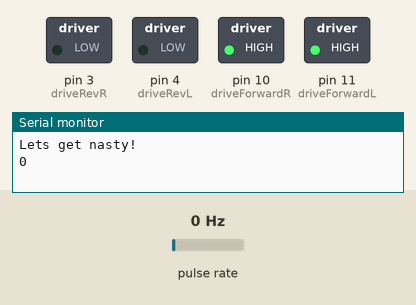
Recording of a sketch running on a simulated Arduino Uno, built with avr-gcc and run on an emulated ATmega328P. Parts: switched loads named in the sketch (green lamp = pin HIGH), the last lines printed to the serial monitor. Wiring (inferred from the names in the program): pulse sensor: data pin 2. The inputs (shaded band) are chosen by the test bench; at power-on: pulse rate 0 Hz.

Above: at 0.1 s.
At 5.1 s:
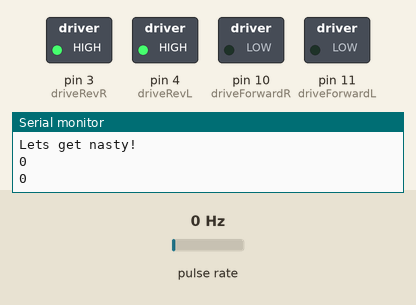
At 15.1 s:
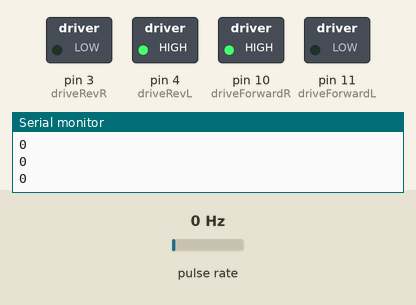
At 25.1 s:
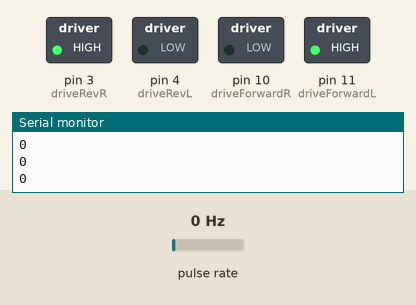
At 35.1 s:
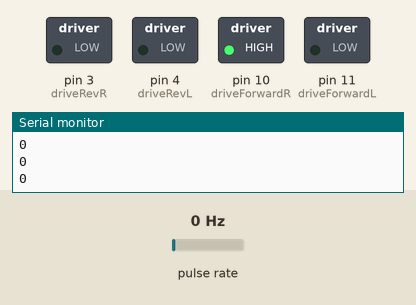
Timing chart, 0 to 36.6 s (numbered marks = the images above):
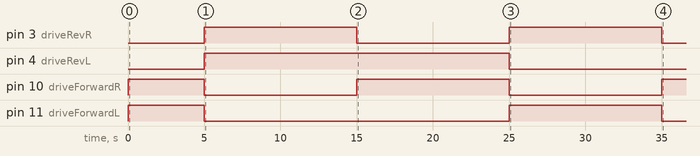

The sketch:

dcencmotor.ino
```cpp
const int encoderIN = 2;
const int driveForwardR = 10;
const int driveForwardL = 11;
const int driveRevR = 3;
const int driveRevL = 4;


volatile long encVal = 0;
void setup()
{
  Serial.begin(9600);

  pinMode(driveForwardR, OUTPUT);
  pinMode(driveRevR, OUTPUT);
  pinMode(driveForwardL, OUTPUT);
  pinMode(driveRevL, OUTPUT);
  pinMode(encoderIN, INPUT_PULLUP);


  attachInterrupt(digitalPinToInterrupt(encoderIN), updateEncoder, RISING);
  Serial.println("Lets get nasty!");
  encVal = 0;
}

void loop() {

Serial.println(encVal);
  forWard();
  reVerse();
  spiNLft();
  spiNRt();
  turnLft();
  turnRt();
  stOp();


}
void updateEncoder()
{
    encVal++;
}

void forWard()
{
  digitalWrite(driveRevR, LOW);
  digitalWrite(driveRevL, LOW);
  digitalWrite(driveForwardR, HIGH);
  digitalWrite(driveForwardL, HIGH);

  delay(5000);
  Serial.println(encVal);
}

void reVerse()
{
  digitalWrite(driveForwardR, LOW);
  digitalWrite(driveForwardL, LOW);
  digitalWrite(driveRevR, HIGH);
  digitalWrite(driveRevL, HIGH);
  delay(10000);
  Serial.println(encVal);
}
void stOp()
{
  digitalWrite(driveForwardR, LOW);
  digitalWrite(driveRevR, LOW);
  digitalWrite(driveForwardL, LOW);
  digitalWrite(driveRevL, LOW);
  delay(5000);
  Serial.println(encVal);
}

void spiNLft()
{

  digitalWrite(driveRevR, LOW);
  digitalWrite(driveForwardL, LOW);

  digitalWrite(driveForwardR, HIGH);
  digitalWrite(driveRevL, HIGH);

  delay(10000);
  Serial.println(encVal);
}
void spiNRt()
{
  digitalWrite(driveForwardR, LOW);
  digitalWrite(driveRevL, LOW);
  digitalWrite(driveRevR, HIGH);
  digitalWrite(driveForwardL, HIGH);
  delay(10000);
  Serial.println(encVal);
}
void turnLft()
{
  digitalWrite(driveRevL, LOW);
  digitalWrite(driveRevR, LOW);
  digitalWrite(driveForwardL, LOW);
  digitalWrite(driveForwardR, HIGH);
  delay(10000);
  Serial.println(encVal);
}
 void turnRt()
{
  digitalWrite(driveForwardR, LOW);
  digitalWrite(driveRevL, LOW);
  digitalWrite(driveRevR, LOW);
  digitalWrite(driveForwardL, HIGH);
  delay(10000);
  Serial.println(encVal);
}
```

Measured:
- by itself, pin 3 (driveRevR): alternates HIGH for 10.0 s and LOW for 10.0 s
- by itself, pin 4 (driveRevL): LOW → HIGH at 5.0 s, → LOW 20.0 s later
- by itself, pin 10 (driveForwardR): goes HIGH 5.0 s, LOW 10.0 s, HIGH 10.0 s, LOW 10.0 s, then HIGH
- by itself, pin 11 (driveForwardL): LOW → HIGH at 0.00 s, → LOW 5.0 s later, → HIGH 20.0 s later, → LOW 10.0 s later
